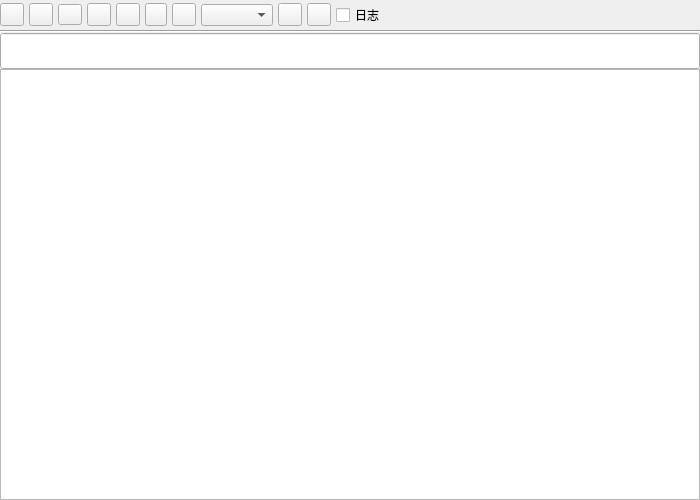
<?xml version="1.0" encoding="UTF-8"?>
<ui version="4.0">
 <class>TextEditContainer</class>
 <widget class="QWidget" name="TextEditContainer">
  <property name="geometry">
   <rect>
    <x>0</x>
    <y>0</y>
    <width>700</width>
    <height>500</height>
   </rect>
  </property>
  <property name="sizePolicy">
   <sizepolicy hsizetype="Expanding" vsizetype="Expanding">
    <horstretch>0</horstretch>
    <verstretch>0</verstretch>
   </sizepolicy>
  </property>
  <property name="windowTitle">
   <string>Form</string>
  </property>
  <layout class="QVBoxLayout" name="verticalLayout">
   <property name="leftMargin">
    <number>0</number>
   </property>
   <property name="topMargin">
    <number>0</number>
   </property>
   <property name="rightMargin">
    <number>0</number>
   </property>
   <property name="bottomMargin">
    <number>0</number>
   </property>
   <item>
    <widget class="QWidget" name="editWidget" native="true">
     <property name="sizePolicy">
      <sizepolicy hsizetype="Expanding" vsizetype="Expanding">
       <horstretch>0</horstretch>
       <verstretch>0</verstretch>
      </sizepolicy>
     </property>
     <layout class="QVBoxLayout" name="verticalLayout_3">
      <property name="spacing">
       <number>0</number>
      </property>
      <property name="leftMargin">
       <number>0</number>
      </property>
      <property name="topMargin">
       <number>0</number>
      </property>
      <property name="rightMargin">
       <number>0</number>
      </property>
      <property name="bottomMargin">
       <number>0</number>
      </property>
      <item>
       <widget class="QWidget" name="titleBar" native="true">
        <property name="minimumSize">
         <size>
          <width>0</width>
          <height>0</height>
         </size>
        </property>
        <property name="maximumSize">
         <size>
          <width>16777215</width>
          <height>30</height>
         </size>
        </property>
        <property name="autoFillBackground">
         <bool>true</bool>
        </property>
        <layout class="QHBoxLayout" name="horizontalLayout">
         <property name="spacing">
          <number>5</number>
         </property>
         <property name="leftMargin">
          <number>0</number>
         </property>
         <property name="topMargin">
          <number>0</number>
         </property>
         <property name="rightMargin">
          <number>0</number>
         </property>
         <property name="bottomMargin">
          <number>0</number>
         </property>
         <item>
          <widget class="QToolButton" name="saveBtn">
           <property name="text">
            <string/>
           </property>
           <property name="iconSize">
            <size>
             <width>16</width>
             <height>16</height>
            </size>
           </property>
           <property name="checkable">
            <bool>false</bool>
           </property>
          </widget>
         </item>
         <item>
          <widget class="QToolButton" name="undoBtn">
           <property name="text">
            <string/>
           </property>
           <property name="iconSize">
            <size>
             <width>16</width>
             <height>16</height>
            </size>
           </property>
           <property name="checkable">
            <bool>false</bool>
           </property>
          </widget>
         </item>
         <item>
          <widget class="QToolButton" name="boldBtn">
           <property name="minimumSize">
            <size>
             <width>0</width>
             <height>0</height>
            </size>
           </property>
           <property name="layoutDirection">
            <enum>Qt::LeftToRight</enum>
           </property>
           <property name="text">
            <string/>
           </property>
           <property name="iconSize">
            <size>
             <width>16</width>
             <height>14</height>
            </size>
           </property>
           <property name="checkable">
            <bool>true</bool>
           </property>
           <property name="checked">
            <bool>false</bool>
           </property>
           <property name="autoRepeat">
            <bool>false</bool>
           </property>
           <property name="popupMode">
            <enum>QToolButton::DelayedPopup</enum>
           </property>
           <property name="arrowType">
            <enum>Qt::NoArrow</enum>
           </property>
          </widget>
         </item>
         <item>
          <widget class="QToolButton" name="italicBtn">
           <property name="minimumSize">
            <size>
             <width>0</width>
             <height>0</height>
            </size>
           </property>
           <property name="text">
            <string/>
           </property>
           <property name="checkable">
            <bool>true</bool>
           </property>
          </widget>
         </item>
         <item>
          <widget class="QToolButton" name="underlineBtn">
           <property name="minimumSize">
            <size>
             <width>0</width>
             <height>0</height>
            </size>
           </property>
           <property name="text">
            <string/>
           </property>
           <property name="checkable">
            <bool>true</bool>
           </property>
          </widget>
         </item>
         <item>
          <widget class="QToolButton" name="colorBtn">
           <property name="minimumSize">
            <size>
             <width>0</width>
             <height>0</height>
            </size>
           </property>
           <property name="maximumSize">
            <size>
             <width>16777215</width>
             <height>16777215</height>
            </size>
           </property>
           <property name="text">
            <string/>
           </property>
           <property name="iconSize">
            <size>
             <width>14</width>
             <height>16</height>
            </size>
           </property>
           <property name="checkable">
            <bool>false</bool>
           </property>
          </widget>
         </item>
         <item>
          <widget class="QToolButton" name="pictureBtn">
           <property name="text">
            <string/>
           </property>
           <property name="checkable">
            <bool>false</bool>
           </property>
          </widget>
         </item>
         <item>
          <widget class="QComboBox" name="fontComboBox">
           <property name="sizePolicy">
            <sizepolicy hsizetype="Fixed" vsizetype="Fixed">
             <horstretch>0</horstretch>
             <verstretch>0</verstretch>
            </sizepolicy>
           </property>
           <property name="minimumSize">
            <size>
             <width>0</width>
             <height>0</height>
            </size>
           </property>
           <property name="maximumSize">
            <size>
             <width>75</width>
             <height>16777215</height>
            </size>
           </property>
          </widget>
         </item>
         <item>
          <widget class="QToolButton" name="fontAddBtn">
           <property name="text">
            <string/>
           </property>
          </widget>
         </item>
         <item>
          <widget class="QToolButton" name="fontReduceBtn">
           <property name="text">
            <string/>
           </property>
          </widget>
         </item>
         <item>
          <widget class="QCheckBox" name="logCheck">
           <property name="text">
            <string>日志</string>
           </property>
          </widget>
         </item>
         <item>
          <spacer name="titleBarSpacer">
           <property name="orientation">
            <enum>Qt::Horizontal</enum>
           </property>
           <property name="sizeHint" stdset="0">
            <size>
             <width>40</width>
             <height>20</height>
            </size>
           </property>
          </spacer>
         </item>
        </layout>
       </widget>
      </item>
      <item>
       <widget class="Line" name="titleBarBottomLine">
        <property name="sizePolicy">
         <sizepolicy hsizetype="Preferred" vsizetype="Fixed">
          <horstretch>0</horstretch>
          <verstretch>0</verstretch>
         </sizepolicy>
        </property>
        <property name="orientation">
         <enum>Qt::Horizontal</enum>
        </property>
       </widget>
      </item>
      <item>
       <widget class="QLineEdit" name="titleLineEdit">
        <property name="enabled">
         <bool>true</bool>
        </property>
        <property name="sizePolicy">
         <sizepolicy hsizetype="Expanding" vsizetype="Fixed">
          <horstretch>0</horstretch>
          <verstretch>0</verstretch>
         </sizepolicy>
        </property>
        <property name="minimumSize">
         <size>
          <width>0</width>
          <height>35</height>
         </size>
        </property>
        <property name="font">
         <font>
          <pointsize>18</pointsize>
         </font>
        </property>
        <property name="contextMenuPolicy">
         <enum>Qt::DefaultContextMenu</enum>
        </property>
        <property name="autoFillBackground">
         <bool>true</bool>
        </property>
       </widget>
      </item>
      <item>
       <widget class="LNTextEdit" name="textEdit">
        <property name="sizePolicy">
         <sizepolicy hsizetype="Expanding" vsizetype="Preferred">
          <horstretch>0</horstretch>
          <verstretch>0</verstretch>
         </sizepolicy>
        </property>
        <property name="font">
         <font>
          <pointsize>14</pointsize>
          <bold>false</bold>
          <kerning>true</kerning>
         </font>
        </property>
        <property name="autoFillBackground">
         <bool>false</bool>
        </property>
       </widget>
      </item>
     </layout>
    </widget>
   </item>
  </layout>
 </widget>
 <customwidgets>
  <customwidget>
   <class>LNTextEdit</class>
   <extends>QTextEdit</extends>
   <header location="global">lntextedit.h</header>
  </customwidget>
 </customwidgets>
 <resources/>
 <connections/>
</ui>
